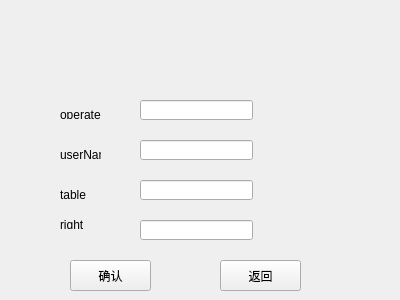
<?xml version="1.0" encoding="UTF-8"?>
<ui version="4.0">
 <class>OperateRightTable</class>
 <widget class="QWidget" name="OperateRightTable">
  <property name="geometry">
   <rect>
    <x>0</x>
    <y>0</y>
    <width>400</width>
    <height>300</height>
   </rect>
  </property>
  <property name="windowTitle">
   <string>Form</string>
  </property>
  <widget class="QLineEdit" name="operate">
   <property name="geometry">
    <rect>
     <x>140</x>
     <y>100</y>
     <width>113</width>
     <height>20</height>
    </rect>
   </property>
  </widget>
  <widget class="QLineEdit" name="userName">
   <property name="geometry">
    <rect>
     <x>140</x>
     <y>140</y>
     <width>113</width>
     <height>20</height>
    </rect>
   </property>
  </widget>
  <widget class="QLineEdit" name="table">
   <property name="geometry">
    <rect>
     <x>140</x>
     <y>180</y>
     <width>113</width>
     <height>20</height>
    </rect>
   </property>
  </widget>
  <widget class="QLabel" name="label">
   <property name="geometry">
    <rect>
     <x>60</x>
     <y>110</y>
     <width>41</width>
     <height>9</height>
    </rect>
   </property>
   <property name="text">
    <string>operate</string>
   </property>
  </widget>
  <widget class="QLabel" name="label_2">
   <property name="geometry">
    <rect>
     <x>60</x>
     <y>150</y>
     <width>41</width>
     <height>9</height>
    </rect>
   </property>
   <property name="text">
    <string>userName</string>
   </property>
  </widget>
  <widget class="QLabel" name="label_3">
   <property name="geometry">
    <rect>
     <x>60</x>
     <y>190</y>
     <width>41</width>
     <height>9</height>
    </rect>
   </property>
   <property name="text">
    <string>table</string>
   </property>
  </widget>
  <widget class="QLabel" name="label_4">
   <property name="geometry">
    <rect>
     <x>60</x>
     <y>220</y>
     <width>41</width>
     <height>9</height>
    </rect>
   </property>
   <property name="text">
    <string>right</string>
   </property>
  </widget>
  <widget class="QLineEdit" name="right">
   <property name="geometry">
    <rect>
     <x>140</x>
     <y>220</y>
     <width>113</width>
     <height>20</height>
    </rect>
   </property>
  </widget>
  <widget class="QPushButton" name="pushButton">
   <property name="geometry">
    <rect>
     <x>70</x>
     <y>260</y>
     <width>81</width>
     <height>31</height>
    </rect>
   </property>
   <property name="text">
    <string>确认</string>
   </property>
  </widget>
  <widget class="QPushButton" name="pushButton_2">
   <property name="geometry">
    <rect>
     <x>220</x>
     <y>260</y>
     <width>81</width>
     <height>31</height>
    </rect>
   </property>
   <property name="text">
    <string>返回</string>
   </property>
  </widget>
 </widget>
 <resources/>
 <connections/>
</ui>
